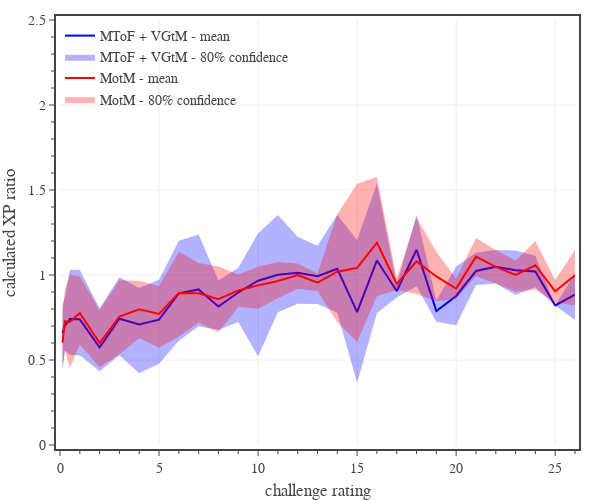

The code cell stored with this chart in its notebook:
### Code cell
# plots XP Ratio as a function of CR
columns = ['eXP Ratio']

# create figure
fig = go.Figure(
    layout=go.Layout(
        template=tfb.FIG_TEMPLATE,
        xaxis=dict(
            title_text='challenge rating',
            range=[0, 26],
            tick0=0, dtick=5,
            minor=dict(tick0=0, dtick=1),
        ),
        yaxis=dict(
            title_text='calculated XP ratio',
            range=[0, 2.5],
            tick0=0, dtick=0.5,
            minor=dict(tick0=0, dtick=0.1),
        ),
        legend=dict(
            xanchor='left', yanchor='top',
            x=0.00, y=1.00,
            orientation='v',
            tracegroupgap=0,
            bgcolor='rgba(0,0,0,0)',
        )
    )
)

# plot data
df1 = df0[df0['Book'].isin(['MPMotM','VGtM','MToF']) & df0['Legacy'].eq(True)]
plot_confidence_interval(fig, df1, 0.8, 'CR', 'eXP Ratio', 'MToF + VGtM', 'rgba(0, 0, 255, 1.0)', 'rgba(0, 0, 255, 0.3)')

df1 = df0[df0['Book'].isin(['MPMotM','VGtM','MToF']) & df0['Legacy'].eq(False)]
plot_confidence_interval(fig, df1, 0.8, 'CR', 'eXP Ratio', 'MotM', 'rgba(255, 0, 0, 1.0)', 'rgba(255, 0, 0, 0.3)')


# show figure
fig.update_layout(width=600, height=500)
fig.show(config=tfb.FIG_CONFIG)

# save figures
if SAVEFIGS:
    fig.update_layout(autosize=True, width=None, height=None)
    tfb.save_fig_html(fig, format='large', name='fig-xp-ratio-vs-cr-large')
    tfb.save_fig_html(fig, format='small', name='fig-xp-ratio-vs-cr-small')

### Figure 1 — Plotly figure (JSON) as saved in the notebook; plotly's stock layout.template omitted (floating-point values rounded to 4 significant figures)
{"data": [{"hoverinfo": "skip", "legendgroup": "MToF + VGtM", "line": {"width": 0}, "showlegend": false, "type": "scatter", "x": [0.125, 0.25, 0.5, 1, 2, 3, 4, 5, 6, 7, 8, 9, 10, 11, 12, 13, 14, 15, 16, 17, 18, 19, 20, 21, 22, 23, 24, 25, 26], "y": [0.8247, 0.8721, 1.031, 1.029, 0.8045, 0.9865, 0.9228, 0.9726, 1.201, 1.238, 0.9684, 1.042, 1.245, 1.353, 1.225, 1.172, 1.354, 1.207, 1.54, 0.9434, 1.355, 0.8499, 1.05, 1.131, 1.147, 1.143, 1.114, 0.8208, 1.011]}, {"fill": "tonexty", "fillcolor": "rgba(0, 0, 255, 0.3)", "hoverinfo": "skip", "legendgroup": "MToF + VGtM", "line": {"width": 0}, "name": "MToF + VGtM - 80% confidence", "type": "scatter", "x": [0.125, 0.25, 0.5, 1, 2, 3, 4, 5, 6, 7, 8, 9, 10, 11, 12, 13, 14, 15, 16, 17, 18, 19, 20, 21, 22, 23, 24, 25, 26], "y": [0.4465, 0.5556, 0.5288, 0.5279, 0.4333, 0.5275, 0.4227, 0.4778, 0.6139, 0.698, 0.6763, 0.7228, 0.5217, 0.7815, 0.8309, 0.8292, 0.7776, 0.3645, 0.7761, 0.8683, 0.9341, 0.7257, 0.7038, 0.9414, 0.9498, 0.8828, 0.9274, 0.8208, 0.7358]}, {"hovertemplate": "<b>MToF + VGtM</b><br>CR %{x:,.0f}<br>Mean %{y:,.2f}<br><extra></extra>", "legendgroup": "MToF + VGtM", "line": {"color": "rgba(0, 0, 255, 1.0)"}, "mode": "lines", "name": "MToF + VGtM - mean", "type": "scatter", "x": [0.125, 0.25, 0.5, 1, 2, 3, 4, 5, 6, 7, 8, 9, 10, 11, 12, 13, 14, 15, 16, 17, 18, 19, 20, 21, 22, 23, 24, 25, 26], "y": [0.6587, 0.7025, 0.741, 0.7391, 0.5736, 0.7431, 0.7093, 0.7371, 0.8924, 0.9153, 0.8146, 0.897, 0.9663, 1.002, 1.013, 0.9933, 1.036, 0.7815, 1.086, 0.9059, 1.148, 0.7878, 0.8768, 1.023, 1.048, 1.028, 1.02, 0.8208, 0.8842]}, {"hoverinfo": "skip", "legendgroup": "MotM", "line": {"width": 0}, "showlegend": false, "type": "scatter", "x": [0.125, 0.25, 0.5, 1, 2, 3, 4, 5, 6, 7, 8, 9, 10, 11, 12, 13, 14, 15, 16, 17, 18, 19, 20, 21, 22, 23, 24, 25, 26], "y": [0.7785, 0.9152, 1.001, 0.9907, 0.7947, 0.9696, 0.9669, 0.9339, 1.137, 1.071, 1.05, 1.004, 1.049, 1.076, 1.068, 1.008, 1.357, 1.537, 1.576, 0.9807, 1.337, 1.137, 0.9797, 1.217, 1.147, 1.083, 1.2, 0.9705, 1.147]}, {"fill": "tonexty", "fillcolor": "rgba(255, 0, 0, 0.3)", "hoverinfo": "skip", "legendgroup": "MotM", "line": {"width": 0}, "name": "MotM - 80% confidence", "type": "scatter", "x": [0.125, 0.25, 0.5, 1, 2, 3, 4, 5, 6, 7, 8, 9, 10, 11, 12, 13, 14, 15, 16, 17, 18, 19, 20, 21, 22, 23, 24, 25, 26], "y": [0.4465, 0.5566, 0.4525, 0.5907, 0.4567, 0.5345, 0.6281, 0.5721, 0.6373, 0.7207, 0.6635, 0.8121, 0.8008, 0.8639, 0.9191, 0.9056, 0.7228, 0.6062, 0.8743, 0.9137, 0.8887, 0.8458, 0.8606, 0.9948, 0.9498, 0.901, 0.9149, 0.8374, 0.8221]}, {"hovertemplate": "<b>MotM</b><br>CR %{x:,.0f}<br>Mean %{y:,.2f}<br><extra></extra>", "legendgroup": "MotM", "line": {"color": "rgba(255, 0, 0, 1.0)"}, "mode": "lines", "name": "MotM - mean", "type": "scatter", "x": [0.125, 0.25, 0.5, 1, 2, 3, 4, 5, 6, 7, 8, 9, 10, 11, 12, 13, 14, 15, 16, 17, 18, 19, 20, 21, 22, 23, 24, 25, 26], "y": [0.6022, 0.7267, 0.7236, 0.7765, 0.5993, 0.755, 0.7986, 0.771, 0.8941, 0.8927, 0.858, 0.9093, 0.9391, 0.9645, 0.9994, 0.9553, 1.02, 1.042, 1.19, 0.9472, 1.08, 0.9914, 0.9201, 1.108, 1.048, 1.001, 1.057, 0.9039, 0.9982]}], "layout": {"height": 500, "legend": {"bgcolor": "rgba(0,0,0,0)", "orientation": "v", "tracegroupgap": 0, "x": 0, "xanchor": "left", "y": 1, "yanchor": "top"}, "width": 600, "xaxis": {"dtick": 5, "minor": {"dtick": 1, "tick0": 0}, "range": [0, 26], "tick0": 0, "title": {"text": "challenge rating"}}, "yaxis": {"dtick": 0.5, "minor": {"dtick": 0.1, "tick0": 0}, "range": [0, 2.5], "tick0": 0, "title": {"text": "calculated XP ratio"}}}}
